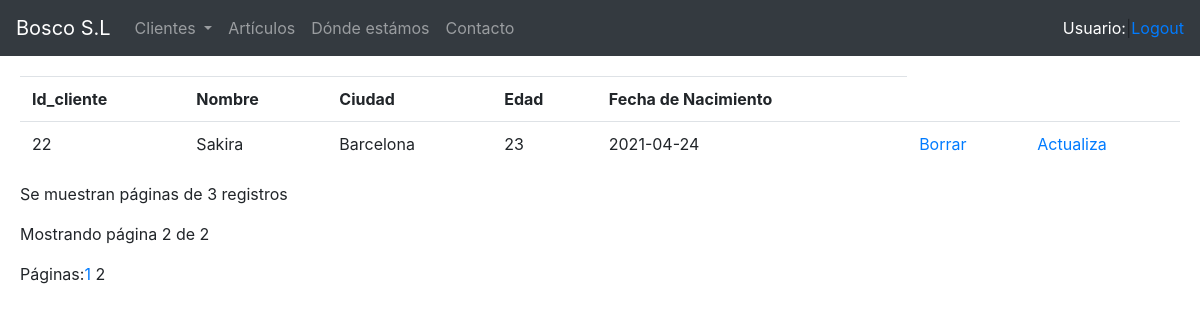
Page /listaclientes.php?pagina=2 (signed in) on the committed database.
### tables this page shows
CREATE TABLE `CLIENTES` (
  `idcliente` int(11) NOT NULL,
  `nombre` varchar(50) NOT NULL,
  `ciudad` varchar(20) NOT NULL,
  `edad` int(11) NOT NULL,
  `fecha_nacimiento` date NOT NULL
);

### listaclientes.php (the view, shortened to what this page needs)
<html>
<head>
<link rel="stylesheet" href="https://maxcdn.bootstrapcdn.com/bootstrap/4.0.0/css/bootstrap.min.css">
 	<link rel="stylesheet" type="text/css" href="estilos.css">
</head>
<body>
<?php
include("conect.php");
$conexion=conectarse();
$consulta = "SELECT * FROM CLIENTES";
$resultado = mysqli_query( $conexion, $consulta ) or die ( "Algo ha ido mal en la consulta a la base de datos");
$num_total_registros = mysqli_num_rows($resultado);
$TAMANO_PAGINA = 3;
if ( !isset($_GET["pagina"])) {
	$inicio = 0;
	$pagina=1;
} else {
	$pagina = $_GET["pagina"];
	$inicio=($pagina-1)*$TAMANO_PAGINA;
}
$total_paginas = ceil($num_total_registros/$TAMANO_PAGINA );
$cadena_limit = " limit $inicio, $TAMANO_PAGINA";
$consulta = "SELECT * FROM CLIENTES".$cadena_limit;
$resultado = mysqli_query( $conexion, $consulta ) or die ( "Algo ha ido mal en la consulta a la base de datos paginada");
echo "<main>";
echo "<table class='table table-hover'>";
echo "<tr><th>Id_cliente</th><th>Nombre</th><th>Ciudad</th><th>Edad</th><th>Fecha de Nacimiento</th></tr>";
while ($fila = mysqli_fetch_array( $resultado ))
{
 echo "<tr>";
 $cadena= "<td>" . $fila['idcliente'] . "</td><td>" . $fila['nombre'] . "</td><td>" . $fila['ciudad'] . "</td><td>".$fila['edad']."</td><td>".$fila['fecha_nacimiento']."</td>";
 $enlace ="<a onclick='return Confirmacion()' href=borracliente.php?idcliente=" . $fila['idcliente'].">Borrar</a>";
 $cadena = $cadena."<td>$enlace</td>";
 $enlaceActualiza ="<a href=actualizacliente.php?idcliente=" . $fila['idcliente'].">  Actualiza</a>";
 $cadena = $cadena."<td>$enlaceActualiza</td>";
 echo $cadena;
 echo "</tr>";
}
echo "</table>";
echo "<p>Se muestran páginas de $TAMANO_PAGINA registros</p>";
echo "<p>Mostrando página $pagina de $total_paginas</p>";
if ( $total_paginas >1 ) {
echo "Páginas:";
	for ($i=1;$i<=$total_paginas;$i++){
			if ( $i!=$pagina ) {
			echo "<a href='listaclientes.php?pagina=$i'>$i</a>  ";
		     } else {
		     	echo $i;
		     }
	}
}
echo "</main>";
?>
</body>
</html>

### estilos.css (style rules this page uses)
main { padding:20px }

### rows in the picture
clientes: idcliente "22", nombre "Sakira", ciudad "Barcelona", edad "23", fecha_nacimiento "2021-04-24"

### other values in the picture
$TAMANO_PAGINA "3"
$pagina "2"
$total_paginas "2"
